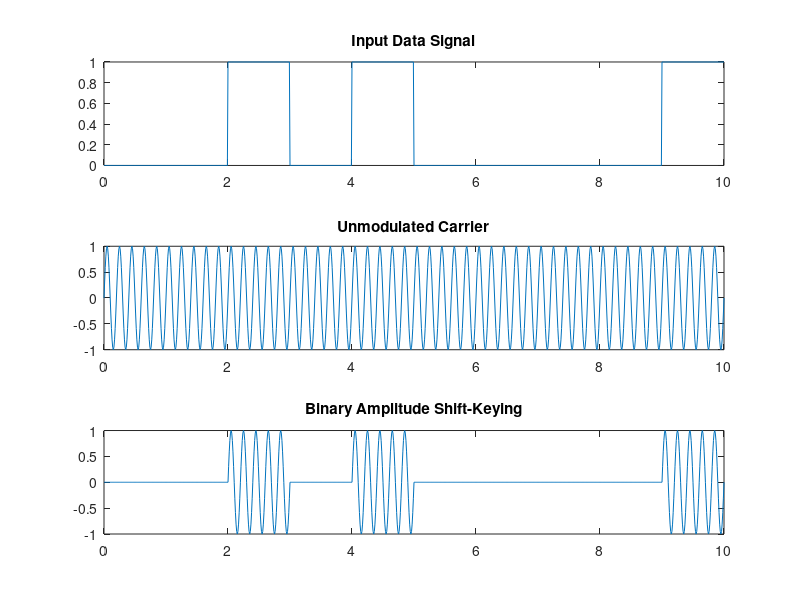

Reproduce this figure in MATLAB.
r= randi([0 1],10,1); %random input
n=length(r);
fc1=5;                % carrier freq
fs=100;              % sampling freq
t=0:1/fs:n;

x=1:1:(n+1)*fs;
for i=1:n
    for j=i:1:i+1
        m(x(i*fs:(i+1)*fs))=r(i); %input data
    end
end
m=m(1*fs:end);

x=sin(2*pi*fc1*t);  % carrier signal
for i=1:1:n
    y=m.*x;        % modulated signal
end


subplot(3,1,1)
plot(t,m)
title('Input Data Signal')

subplot(3,1,2)
plot(t,x)
title('Unmodulated Carrier')

subplot(3,1,3)
plot(t,y)
title('Binary Amplitude Shift-Keying')
